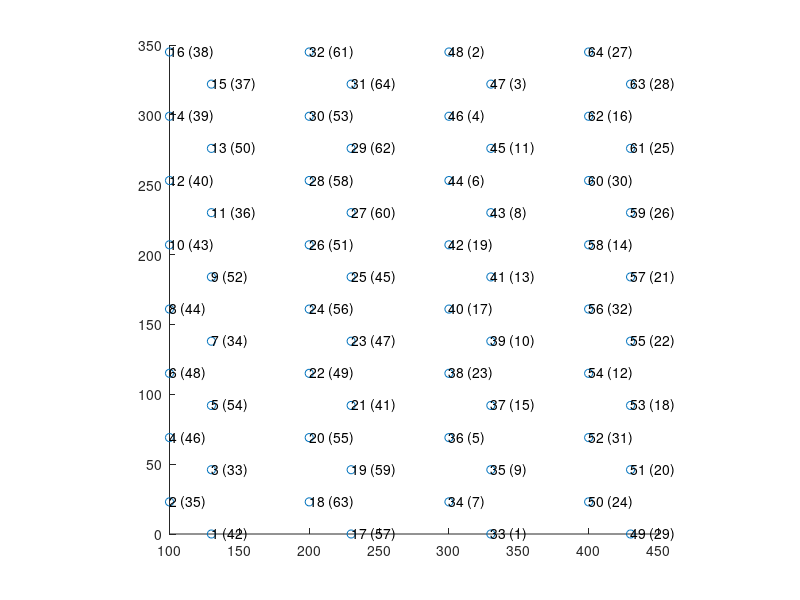
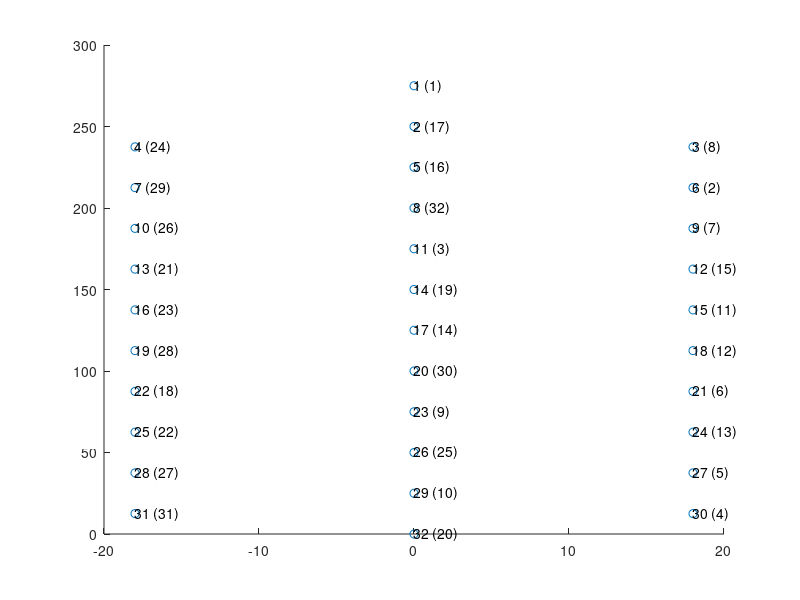
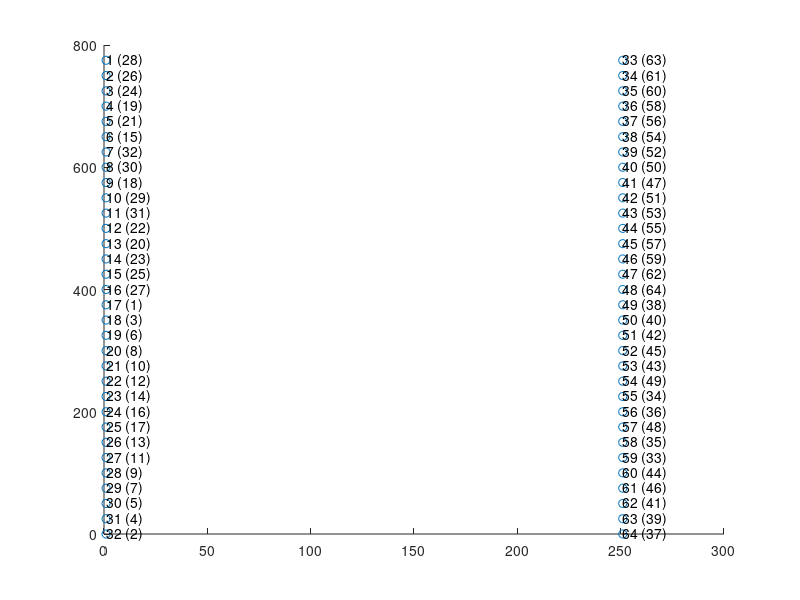

These figures' MATLAB source, in order:
%% GENERATE MAPS FOR KILOSORT (I THINK THIS IS FOR VISUALIZATION PURPOSES ONLY)




%% NeuronexusA4x16-Poly2, intan

kiloSortInds = [6 8 10 12 14 16 4 2 1 3 15 13 11 9 7 5 22 24 26 28 30 32 20 18 17 19 31 29 27 25 23 21 38 40 42 44 46 48 36 34 33 35 47 45 43 41 39 37 54 56 58 60 62 64 52 50 49 51 63 61 59 57 55 53];
intanInds = [47 43 42 39 38 37 45 34 41 32 36 49 35 51 33 53 48 55 50 57 52 60 54 62 56 58 63 61 59 44 46 40 22 16 18 5 3 1 4 6 0 8 2 10 7 12 9 14 11 31 13 29 15 26 30 23 28 19 27 24 25 20 21 17] + 1;

% get desired site locations map
shankSeparation = 100;
siteLocations = nan(16, 2); % start with one shank, then replicate after
siteLocations(2:2:16,:) = cat(2, zeros(8,1), (0:46:46*7)'+23); % first column of leftmost shank
siteLocations(1:2:15,:) = cat(2, ones(8,1)*30, (0:46:46*7)'); % second column of leftmost shank

siteLocations = repmat(siteLocations,4,1);
siteLocations(:,1) = siteLocations(:,1) + repelem(1:4,16)'.*shankSeparation;


% apply channel mapping to site locations
siteLocationsRemapped = nan(size(siteLocations));
for i = 1:64
    shankLocation = siteLocations(kiloSortInds(i),:);
    siteLocationsRemapped(intanInds(i),:) = shankLocation;
end

% visualize final mapping results
close all; figure('Position', [134 119 1595 807]);
scatter(siteLocations(:,1), siteLocations(:,2))
for i = 1:size(siteLocations,1)
    text(siteLocations(i,1), siteLocations(i,2), [num2str(i) ' (' num2str(intanInds(kiloSortInds==i)) ')'])
end
daspect([1 1 1])


Nchannels = 64;
connected = true(Nchannels, 1);
chanMap   = 1:Nchannels;
chanMap0ind = chanMap - 1;
xcoords   = siteLocationsRemapped(:,1);
ycoords   = siteLocationsRemapped(:,2);
kcoords   = ones(Nchannels,1); % grouping of channels (i.e. tetrode groups)
fs = 30000; % sampling frequency


% probe BDFD // original mapping
save('Z:\obstacleData\ephys\channelMaps\kilosort\BDFD.mat', ...
    'chanMap','connected', 'xcoords', 'ycoords', 'kcoords', 'chanMap0ind', 'fs')

% probe BDFD // after right most shank broken
connected([27 16 30 14 32 12 31 24 28 25 26 21 22 18 20 29]) = false;
save('Z:\obstacleData\ephys\channelMaps\kilosort\BDFD2.mat', ...
    'chanMap','connected', 'xcoords', 'ycoords', 'kcoords', 'chanMap0ind', 'fs')


%% NeuronexusA1x32Poly3, intan

neuro = [23 25 27 29 31 19 17 21 11 15 13 1 3 5 7 9;
         24 26 28 30 32 20 18 22 12 16 14 2 4 6 8 10];

intan = [23 22 21 20 19 18 17 16 15 14 13 12 11 10 9 8;
         24 25 26 27 28 29 30 31 0 1 2 3 4 5 6 7];
intan = intan+1;
intan = fliplr(intan);


connectorInds = [16 6 5 15 4 7 3 8 2 9 1 10 14 13 12 11 22 21 20 19 23 25 24 18 26 17 27 29 28 31 30 32];
kiloSortInds = [31 28 25 22 19 16 13 10 7 4 32 26 20 14 8 2 1 5 11 17 23 29 3 6 9 12 15 18 21 24 27 30];
intanInds = intan(arrayfun(@(x) find(neuro==x), connectorInds));

% get desired site locations map
siteLocations = nan(32, 2);
siteLocations(4:3:31, :) = cat(2, ones(10,1)*-18, fliplr(12.5 : 25 : (12.5+25*9))'); % xy values for left column
siteLocations([1 2:3:32], :) = cat(2, zeros(12,1), fliplr(0 : 25 : (25*11))'); % xy values for right column
siteLocations(3:3:30, :) = cat(2, ones(10,1)*18, fliplr(12.5 : 25 : (12.5+25*9))'); % xy values for right column


% apply channel mapping to site locations
siteLocationsRemapped = nan(size(siteLocations));
for i = 1:32
    shankLocation = siteLocations(kiloSortInds(i),:);
    siteLocationsRemapped(intanInds(i),:) = shankLocation;
end

% visualize final mapping results
close all; figure('Position', [134 119 400 807]);
scatter(siteLocations(:,1), siteLocations(:,2))
for i = 1:size(siteLocations,1)
    text(siteLocations(i,1), siteLocations(i,2), [num2str(i) ' (' num2str(intanInds(kiloSortInds==i)) ')'])
end


Nchannels = 32;
connected = true(Nchannels, 1);
chanMap   = 1:Nchannels;
chanMap0ind = chanMap - 1;
xcoords   = siteLocationsRemapped(:,1);
ycoords   = siteLocationsRemapped(:,2);
kcoords   = ones(Nchannels,1); % grouping of channels (i.e. tetrode groups)
fs = 30000; % sampling frequency

% probe C6CE
save('Z:\obstacleData\ephys\channelMaps\kilosort\C6CE.mat', ...
    'chanMap','connected', 'xcoords', 'ycoords', 'kcoords', 'chanMap0ind', 'fs')

% probe D55F // nine sites defective?
connected([18 28 14 9 10 2 7 15 11]) = false;
save('Z:\obstacleData\ephys\channelMaps\kilosort\D55F.mat', ...
    'chanMap','connected', 'xcoords', 'ycoords', 'kcoords', 'chanMap0ind', 'fs')

%% NeuroCambridge ASSY-H2 (32 channel per shank*2)

% channelNum_OpenEphys is the order of openephys output .continuous files reflecting the
% real physical location of the sites on the probe. First 32 is shankA and
% 33-64 is shankB (refer to the cambridge neurotech map instruction)..
channelNum_OpenEphys = [28 26 24 19 21 15 32 30 18 29 31 22 20 23 25 27 1 3 6 8 10 12 14 16 17 13 11 9 7 5 4 2 63 61 60 58 56 54 52 50 47 51 53 55 57 59 62 64 38 40 42 45 43 49 34 36 48 35 33 44 46 41 39 37];
                    
channelNum_OpenEphys_shank1 = [28 26 24 19 21 15 32 30 18 29 31 22 20 23 25 27 1 3 6 8 10 12 14 16 17 13 11 9 7 5 4 2 ];
channelNum_OpenEphys_shank2 = [63 61 60 58 56 54 52 50 47 51 53 55 57 59 62 64 38 40 42 45 43 49 34 36 48 35 33 44 46 41 39 37];

y = [775:-25:0]'; % y coordinates for both shanks.
x_shank1 = repmat(1, 32, 1); % x coordinates for shankA.
x_shank2 = repmat(251, 32, 1); % x coordinates for shankB.
x = [x_shank1 x_shank2]; % x coordinates for both shanks.
sitaLocation_shank1 = [x_shank1 y];
siteLocation_shank2 = [x_shank2 y];
siteLocation = [sitaLocation_shank1; siteLocation_shank2]; % xy coordinates for both shanks.

% plot the probe channel map
figure;
scatter(siteLocation(:,1), siteLocation(:,2))
for i = 1:size(siteLocation,1)
    text(siteLocation(i,1), siteLocation(i,2), [num2str(i) ' (' num2str(channelNum_OpenEphys(i)) ')']) 
end

% save the channel map for kilosort
kccords_shank1 = ones(32, 1); 
kccords_shank2 = repmat(2, 32, 1); 

Nchannels = 64; 
connected = true(Nchannels, 1); 
chanMap = 1:Nchannels; 
chanMap0ind = chanMap - 1; 

for i = 1:64
    temp = find(channelNum_OpenEphys == i);
    xcoords(i) = siteLocation(temp, 1);
    ycoords(i) = siteLocation(temp, 2);
end

xcoords = xcoords';
ycoords = ycoords';

kcoords   = [kccords_shank1; kccords_shank2]; % grouping of channels (i.e. tetrode groups)
fs = 30000; % sampling frequency

% probe ASSY77
save('Z:\obstacleData\ephys\channelMaps\kilosort\ASSY77.mat', ...
    'chanMap','channelNum_OpenEphys','connected', 'xcoords', 'ycoords', 'kcoords', 'chanMap0ind', 'fs')




















